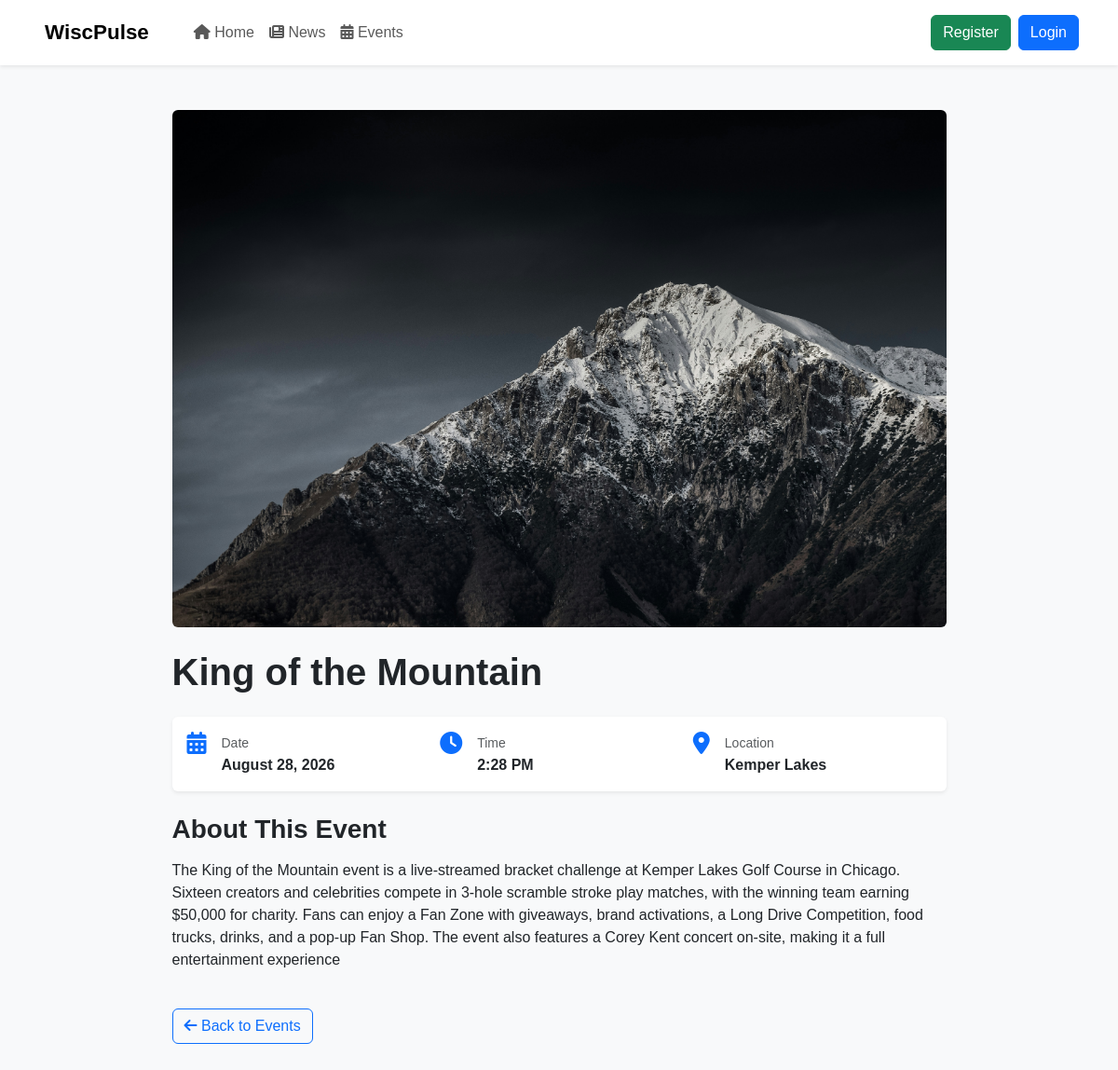
Screenshot of /events/king-of-the-mountain/ with the database file from the repository.
### apps/events/models.py (models this page shows)
class Event(models.Model):
 STATUS_CHOICES = (
    ("draft", "Draft"),
    ("published", "Published"),
)
 title = models.CharField(
    max_length=200
)
 slug = models.SlugField(
    unique=True
)
 description = models.TextField()
 image = models.ImageField(
    upload_to="events/",
    blank=True,
    null=True
)
 location = models.CharField(
    max_length=255
)
 event_date = models.DateField()
 event_time = models.TimeField(
    blank=True,
    null=True
)
 status = models.CharField(
    max_length=20,
    choices=STATUS_CHOICES,
    default="draft"
)
 created_at = models.DateTimeField(
    auto_now_add=True
)
 updated_at = models.DateTimeField(
    auto_now=True
)

### apps/events/views.py (the view)
def event_detail(request, slug):
 event = get_object_or_404(
    Event,
    slug=slug,
    status="published"
)
 return render(
    request,
    "events/event_detail.html",
    {
        "event": event
    }
)

### templates/events/event_detail.html
{% extends "base.html" %}
{% block content %}
<section class="py-5">
<div class="container">
    <div class="row justify-content-center">
        <div class="col-lg-9">
            {% if event.image %}
                <img
                    src="{{ event.image.url }}"
                    class="img-fluid rounded mb-4"
                    alt="{{ event.title }}"
                >
            {% endif %}
            <h1 class="fw-bold mb-4">
                {{ event.title }}
            </h1>
            <div class="card border-0 shadow-sm mb-4">
                <div class="card-body">
                    <div class="row g-3">
                        <div class="col-md-4">
                            <div class="d-flex">
                                <i class="fa-solid fa-calendar-days text-primary fs-4 me-3"></i>
                                <div>
                                    <small class="text-muted">
                                        Date
                                    </small>
                                    <div class="fw-semibold">
                                        {{ event.event_date|date:"F d, Y" }}
                                    </div>
                                </div>
                            </div>
                        </div>
                        <div class="col-md-4">
                            <div class="d-flex">
                                <i class="fa-solid fa-clock text-primary fs-4 me-3"></i>
                                <div>
                                    <small class="text-muted">
                                        Time
                                    </small>
                                    <div class="fw-semibold">
                                        {% if event.event_time %}
                                            {{ event.event_time|time:"g:i A" }}
                                        {% else %}
                                            Time TBA
                                        {% endif %}
                                    </div>
                                </div>
                            </div>
                        </div>
                        <div class="col-md-4">
                            <div class="d-flex">
                                <i class="fa-solid fa-location-dot text-primary fs-4 me-3"></i>
                                <div>
                                    <small class="text-muted">
                                        Location
                                    </small>
                                    <div class="fw-semibold">
                                        {{ event.location }}
                                    </div>
                                </div>
                            </div>
                        </div>
                    </div>
                </div>
            </div>
            <h3 class="fw-bold">
                About This Event
            </h3>
            <div class="mt-3">
                {{ event.description|linebreaks }}
            </div>
            <a
                href="{% url 'events:event_list' %}"
                class="btn btn-outline-primary mt-4"
            >
                <i class="fa-solid fa-arrow-left"></i>
                Back to Events
            </a>
        </div>
    </div>
</div>
</section>
{% endblock %}

### static/css/style.css (style rules this page uses)
body { background: #f8f9fa; color: #212529; font-family: Arial, sans-serif; }

### rows the page displays
Event: image (picture), title "King of the Mountain", event_date "August 28, 2026", event_time "2:28 PM", location "Kemper Lakes", description "The King of the Mountain event is a live-streamed bracket challenge at Kemper Lakes Golf Course in Chicago. Sixteen creators and celebrities compete in 3-hole scramble stroke play matches, with the winning team earning $50,000 for charity. Fans can enjoy a Fan Zone with giveaways, brand activations, a Long Drive Competition, food trucks, drinks, and a pop-up Fan Shop. The event also features a Corey Kent concert on-site, making it a full entertainment experience"
